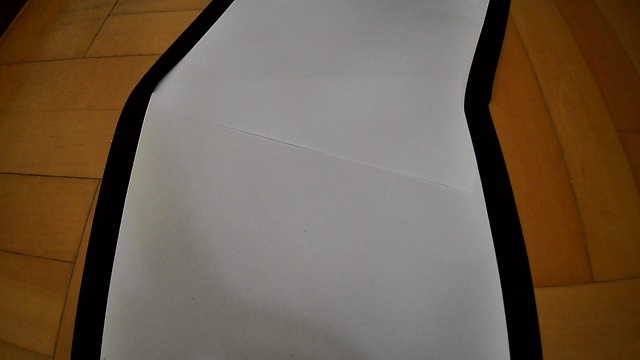
#> input picture src/cvision/image.jpg, 640 x 360 px, given in place of video4.avi, which was not available
$ python TestVideo.py
#> lines starting #> are read from the running program, lines starting #| are printed output that depends on the picture; after the words box and inside, x2 and y2 are one past the last pixel; in counts of white or black regions, pixels touching at a corner belong together; pictures that were not available may be replaced by others from this repository, and a replacement may not be noted
### src/cvision/VisionManager.py
import math

import cv2
import numpy as np
import Webcam as wb
import os


class VisionManager:
    def __init__(self):
        self.webcam = wb.Webcam()
        self.height = 480
        self.width = 240


    def get_image(self):
        return self.webcam.get_image()
    def show_image(self, title, img):
        cv2.imshow(title, img)
        #cv2.waitKey()
        #cv2.destroyAllWindows()

    # [36 lines left out: function lane_detection_frame, not called in this run]

    def select_ROI(self, image):
        roi = image[int(image.shape[0]/2):image.shape[0], 0:image.shape[1]]
        return roi

    # [134 lines left out: functions isolate_lines, combine_lines_detected, calculate_points, calculate_steering_angle, show_medium_line, transform_image, not called in this run]


# [12 lines that do not run on import are left out]

### src/cvision/Webcam.py
import cv2


class Webcam:
    def __init__(self):
        self.height = 480
        self.width = 240
        self.source = cv2.VideoCapture(0)

    # [4 lines left out: function get_image, not called in this run]

### src/cvision/TestVideo.py
import cv2
import VisionManager as vm
import numpy as np
import Webcam as webcam
cap = cv2.VideoCapture('C:\\Users\\javie\OneDrive\\Escritorio\\video4.avi')
vmanager = vm.VisionManager()

def calculate_curve(img):
    mask_img = get_mask(img)
    height, width, _ = img.shape

    #points = np.float32([(102, 80), (width-102, 80), (20, 214), (width-20, 214)])
    points = valTrackbars()
    img_perspective = isolate_image(mask_img, points, width, height)
    cv2.imshow('Mask', mask_img)
    #img_perspective = show_points(img_perspective, points)
    #img_points = show_points(img, points)
    cv2.imshow('points1', img_perspective)

    middle_point, img_hist = get_color_histogram(img_perspective, min_percentage=0.5, region=4)
    base_point, img_hist = get_color_histogram(img_perspective, min_percentage=0.5)
    print("CURVATION", base_point-middle_point)
    cv2.imshow('hist', img_hist)
    # cv2.imshow('points2', img_points)

    curve_val = base_point-middle_point
    list_curve.append(curve_val)
    if len(list_curve) > avgVal:
        list_curve.pop(0)
    avg = sum(list_curve)/len(list_curve)
    curve = int(avg)
    print("CURVE", curve)
    '''widthTransform = 420
    heightTransform = 240
    img_inv_isolated = isolate_image(img_perspective, points, widthTransform, heightTransform )
    img_inv_isolated = cv2.cvtColor(img_inv_isolated, cv2.COLOR_GRAY2BGR)
    img_inv_isolated[0: heightTransform//3, 0: widthTransform] = 0, 0, 0
    img_lane = np.zeros_like(img)
    img_lane[:] = 0, 255, 0
    img_lane = cv2.bitwise_and(img_inv_isolated, img_lane)
    img_result = cv2.addWeighted(img_result, 1, img_lane, 1, 0)
    middle_y = 450'''

    curve = curve * 10
    if curve > 100:
        curve = 100
    if curve < -100:
        curve = -100
    return curve

def get_mask(img):
    imgHsv = cv2.cvtColor(img, cv2.COLOR_BGR2HSV)
    sensitivity = 120
    lower_white = np.array([0, 0, 255 - sensitivity])
    upper_white = np.array([255, sensitivity, 255])
    mask = cv2.inRange(imgHsv, lower_white, upper_white)
    return mask

def increase_bright(img):
    i_matrix = np.ones(img.shape, dtype='uint8')*60
    return cv2.add(img, i_matrix)

def isolate_image(image, points, width, height, inverse = False):
    points_normal = np.float32(points)
    points_frontal = np.float32([(0,0),(width,0),(0, height), (width, height)])
    if inverse:
        perspective_matrix = cv2.getPerspectiveTransform(points_frontal, points_normal)
    else:
        perspective_matrix = cv2.getPerspectiveTransform(points_normal, points_frontal)
    img_perspective = cv2.warpPerspective(image, perspective_matrix, (width, height))
    return img_perspective

def show_points(image, points):
    for x in range(4):
        cv2.circle(image, (int(points[x][0]), int(points[x, 1])), 15, (0, 0, 255), cv2.FILLED)

        print("POINTS", points)
    return image

def nothing(a):
    pass
def initializeTrackbars(initialTrackbarVals, widthTransform, heightTransform):
    cv2.namedWindow("trackbars")
    cv2.resizeWindow("trackbars", 360, 240)
    cv2.createTrackbar("width top", "trackbars", initialTrackbarVals[0], widthTransform//2, nothing)
    cv2.createTrackbar("height top", "trackbars", initialTrackbarVals[1], heightTransform, nothing)
    cv2.createTrackbar("width bottom", "trackbars", initialTrackbarVals[2], widthTransform//2, nothing)
    cv2.createTrackbar("height bottom", "trackbars", initialTrackbarVals[3], heightTransform, nothing)

def valTrackbars(widthTransform=480, heightTrasformed=240):
    widthTop = cv2.getTrackbarPos("width top", "trackbars")
    heightTop = cv2.getTrackbarPos("height top", "trackbars")

    widthBottom = cv2.getTrackbarPos("width bottom", "trackbars")

    heightBottom = cv2.getTrackbarPos("height bottom", "trackbars")
    points = np.float32([(widthTop, heightTop), (widthTransform-widthTop, heightTop),(widthBottom, heightBottom), (widthTransform-widthBottom,heightBottom)])
    return points

def get_color_histogram(img, min_percentage = 0.1, show=True, region=1):
    if region == 1:
        histogram_Val = np.sum(img, axis=0)
    else:
        image_scaled = img[int(img.shape[0]/region):img.shape[0], 0:img.shape[1]]
        histogram_Val = np.sum(image_scaled, axis= 0)

    #print(histogram_Val)
    max_value = np.max(histogram_Val)
    #print(max_value)
    min_value_path = min_percentage * max_value
    index_array = np.where(histogram_Val>=min_value_path)
    point_base = int(np.average(index_array))
   # print("BASE P", point_base)
    if show:
        img_histogram = np.zeros((img.shape[0], img.shape[1], 3), np.uint8)
        for x, intensity in enumerate(histogram_Val):
            cv2.line(img_histogram, (x, img.shape[0]), (x,img.shape[0]-int(intensity//255//region)), (255, 0, 255), 1)
            cv2.circle(img_histogram, (point_base, img.shape[0]), 20, (0, 255, 255), cv2.FILLED)
        return point_base, img_histogram
    else:
        point_base

initialValuesTrackbar = np.float32([61, 100, 0, 158])
initializeTrackbars(initialValuesTrackbar, 480, 240)
list_curve = []
avgVal = 10
while cap.isOpened():
    ret, frame = cap.read()
#> frame is the input picture: shape (360, 640, 3); mean B, G, R 75.5, 93.2, 110.5
    counter = 0

    if ret:
        #vmanager.lane_detection_frame(frame)
        img = cv2.resize(frame, (480, 240))
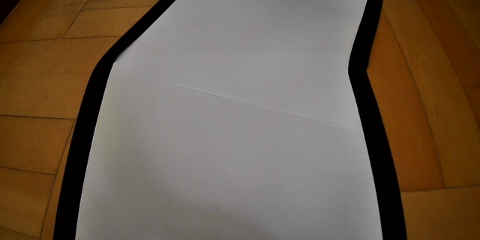
#> img: shape (240, 480, 3); mean B, G, R 75.5, 93.2, 110.4
        calculate_curve(img)
#> in get_mask, `imgHsv = cv2.cvtColor(img, cv2.COLOR_BGR2HSV)`: imgHsv: shape (240, 480, 3); mean H, S, V 46.8, 110.4, 110.5
#> in get_mask, `mask = cv2.inRange(imgHsv, lower_white, upper_white)`:
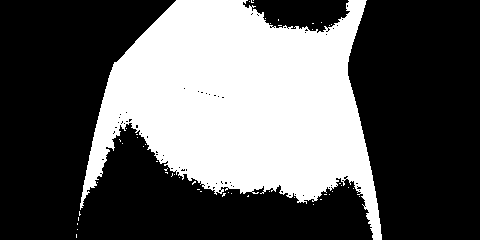
#> mask: shape (240, 480); 36.3% white; 51 white regions (50 under 20 px), largest, box (x1, y1, x2, y2) and area: (80, 0, 382, 240) 41748
#> in isolate_image, `img_perspective = cv2.warpPerspective(image, perspective_matrix, (widt..`:
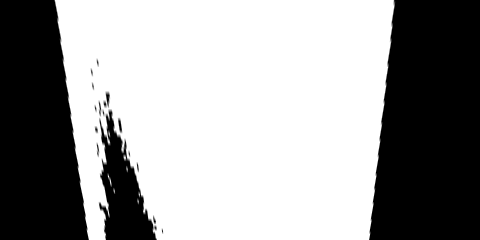
#> img_perspective: shape (240, 480); min 0, max 255, mean 156.2
#> in get_color_histogram, `image_scaled = img[int(img.shape[0]/region):img.shape[0], 0:img.shape[..`:
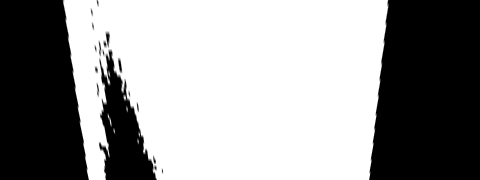
#> image_scaled: shape (180, 480); min 0, max 255, mean 149.5
#> in get_color_histogram, `histogram_Val = np.sum(image_scaled, axis= 0)`: histogram_Val = 480 values, max 45900 at index 89, min 0 at index 0, mean 26901.4
#> in get_color_histogram, `max_value = np.max(histogram_Val)`: max_value = 45900
#> in get_color_histogram, `min_value_path = min_percentage * max_value`: min_value_path = 22950
#> in get_color_histogram, `point_base = int(np.average(index_array))`: point_base = 234
#> after the loop in get_color_histogram, `for x, intensity in enumerate(histogram_Val):`:
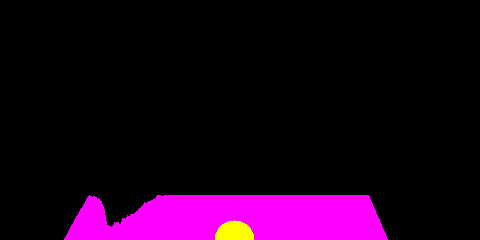
#> img_histogram: shape (240, 480, 3); mean of channels 0, 1, 2 26.5, 1.3, 27.9; drawn as B, G, R
#> call 2 of get_color_histogram, with min_percentage = 0.5, show = True, region = 1
#> in get_color_histogram (call 2), `histogram_Val = np.sum(img, axis=0)`: histogram_Val = 480 values, max 61200 at index 89, min 0 at index 0, mean 37493.3
#> in get_color_histogram (call 2), `max_value = np.max(histogram_Val)`: max_value = 61200
#> in get_color_histogram (call 2), `min_value_path = min_percentage * max_value`: min_value_path = 30600
#> in get_color_histogram (call 2), `point_base = int(np.average(index_array))`: point_base = 227
#> the loop in get_color_histogram (call 2), `for x, intensity in enumerate(histogram_Val):` made 480 passes
#> intensity on passes 1 to 3: 0, 0, 0
#> after the loop in get_color_histogram (call 2), `for x, intensity in enumerate(histogram_Val):`:
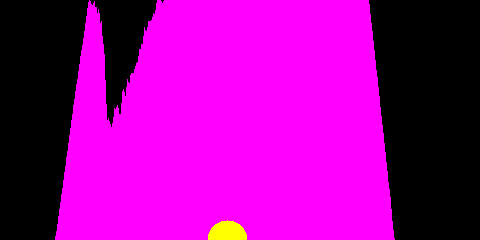
#> img_histogram: shape (240, 480, 3); mean of channels 0, 1, 2 154.7, 1.3, 156.1; drawn as B, G, R
#| CURVATION -7
#> in calculate_curve, `curve_val = base_point-middle_point`: curve_val = -7
#| CURVE -7
#> in calculate_curve, `curve = curve * 10`: curve = -70
        cv2.imshow('video', frame)
    if cv2.waitKey(25) & 0xFF == ord('q'):
#> (key q is pressed here)
        break

cap.release()
cv2.destroyAllWindows()
